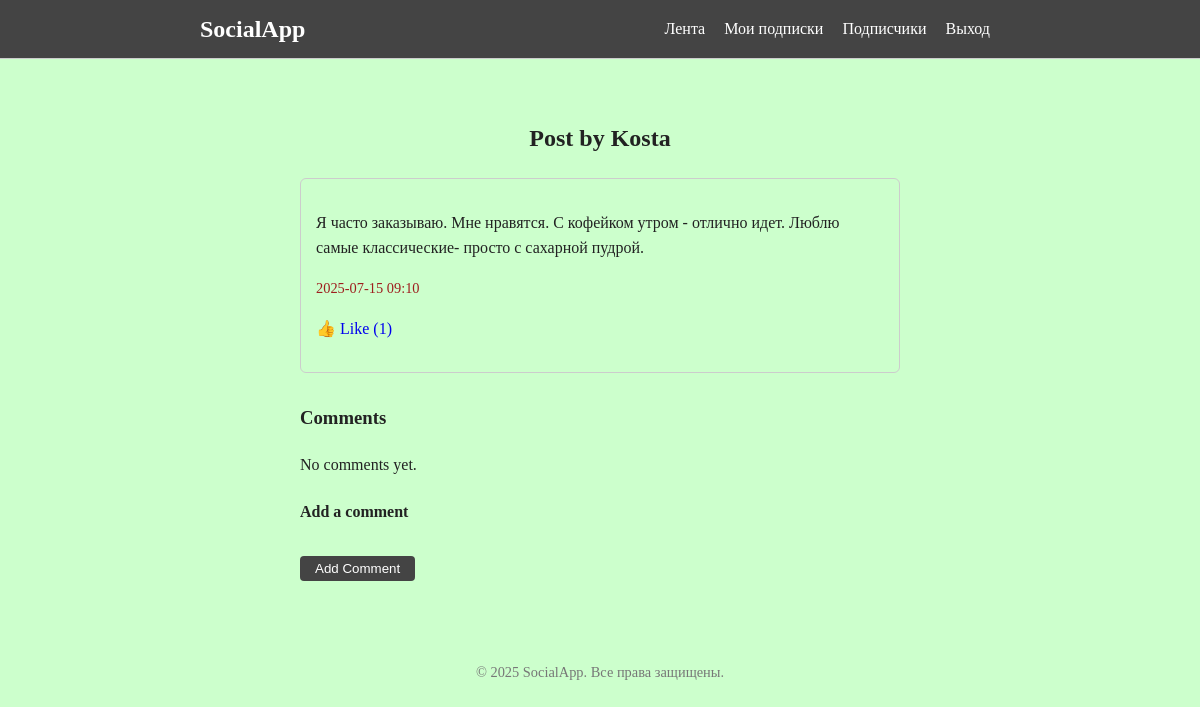
The app's page /post/10/ (signed in) with its own data.
### main/models.py (models this page shows, shortened)
class Post(models.Model):
    author = models.ForeignKey(User, on_delete=models.CASCADE)
    content = models.TextField()
    image = models.ImageField(upload_to='post_images/', blank=True, null=True)  # ✅ новое поле
    created_at = models.DateTimeField(auto_now_add=True)
    likes = models.ManyToManyField(User, related_name='liked_posts', blank=True)

### main/views.py (the view)
# urls.py: path('post/<int:post_id>/', views.post_detail, name='post_detail'),
@login_required
def post_detail(request, post_id):
    post = get_object_or_404(Post, id=post_id)
    if request.method == 'POST':
        content = request.POST.get('content')
        if content:
            post.comments.create(user=request.user, content=content)
        return redirect('index')
    return render(request, 'main/post_detail.html', {
        'post': post,
        'comments': post.comments.all()
    })

### main/templates/main/post_detail.html (shortened to what this page needs)
{% extends 'main/base.html' %}
{% block content %}
<div style="max-width: 600px; margin: auto; padding: 20px;">
  <h2 style="text-align: center;">Post by {{ post.author.username }}</h2>
  <div style="margin-bottom: 30px; padding: 15px; border: 1px solid #ccc; border-radius: 6px;">
    <p>{{ post.content }}</p>
    <p style="font-size: 0.9em; color: #9e1e1e;">{{ post.created_at|date:"Y-m-d H:i" }}</p>
    <p>
      <a href="{% url 'like_post' post.id %}" style="text-decoration: none;">👍 Like ({{ post.likes.count }})</a>
    </p>
  </div>
  <h3>Comments</h3>
  <ul style="list-style: none; padding: 0;">
    {% for comment in comments %}
      <li style="border-bottom: 1px solid #eee; padding: 10px 0;">
        <strong>{{ comment.user.username }}</strong>: {{ comment.content }}
        {% if comment.user == user %}
          <form action="{% url 'delete_comment' comment.id %}" method="post" style="display:inline; margin-left: 10px;">
            {% csrf_token %}
            <button type="submit" style="border: none; background: none; color: red; cursor: pointer;">✖</button>
          </form>
        {% endif %}
        <div style="font-size: 0.8em; color: #9e1e1e;">{{ comment.created_at|date:"Y-m-d H:i" }}</div>
      </li>
    {% empty %}
      <li>No comments yet.</li>
    {% endfor %}
  </ul>
  <h4>Add a comment</h4>
  <form method="post">
    <button type="submit" style="margin-top: 10px; padding: 5px 15px; background-color: #444; color: white; border: none; border-radius: 4px;">Add Comment</button>
  </form>
</div>
{% endblock %}

### main/static/main/styles.css (style rules this page uses)
body { font-family: Georgia, serif; background-color: #ccffcc; color: #222; line-height: 1.6; margin: 0; padding: 0; }
form { margin-bottom: 20px; }
button { padding: 6px 12px; background-color: #f40c87; border: 1px solid #9e1e1e; cursor: pointer; }

### records on screen
Post: author.username "Kosta", content "Я часто заказываю. Мне нравятся. С кофейком утром - отлично идет. Люблю самые классические- просто с сахарной пудрой.", created_at "2025-07-15 09:10", likes.count "1"
